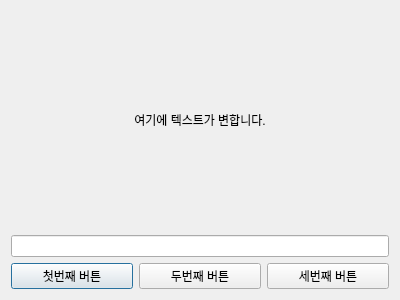
<?xml version="1.0" encoding="UTF-8"?>
<ui version="4.0">
 <class>Dialog</class>
 <widget class="QDialog" name="Dialog">
  <property name="geometry">
   <rect>
    <x>0</x>
    <y>0</y>
    <width>400</width>
    <height>300</height>
   </rect>
  </property>
  <property name="windowTitle">
   <string>Dialog</string>
  </property>
  <layout class="QVBoxLayout" name="verticalLayout">
   <item>
    <widget class="QLabel" name="label_one">
     <property name="minimumSize">
      <size>
       <width>0</width>
       <height>200</height>
      </size>
     </property>
     <property name="text">
      <string>여기에 텍스트가 변합니다.</string>
     </property>
     <property name="alignment">
      <set>Qt::AlignCenter</set>
     </property>
    </widget>
   </item>
   <item>
    <widget class="QLineEdit" name="lineEdit"/>
   </item>
   <item>
    <layout class="QHBoxLayout" name="horizontalLayout">
     <item>
      <widget class="QPushButton" name="pushButton">
       <property name="text">
        <string>첫번째 버튼</string>
       </property>
      </widget>
     </item>
     <item>
      <widget class="QPushButton" name="pushButton_3">
       <property name="text">
        <string>두번째 버튼</string>
       </property>
      </widget>
     </item>
     <item>
      <widget class="QPushButton" name="pushButton_2">
       <property name="text">
        <string>세번째 버튼</string>
       </property>
      </widget>
     </item>
    </layout>
   </item>
  </layout>
 </widget>
 <resources/>
 <connections>
  <connection>
   <sender>lineEdit</sender>
   <signal>textChanged(QString)</signal>
   <receiver>label_one</receiver>
   <slot>setText(QString)</slot>
   <hints>
    <hint type="sourcelabel">
     <x>138</x>
     <y>222</y>
    </hint>
    <hint type="destinationlabel">
     <x>147</x>
     <y>161</y>
    </hint>
   </hints>
  </connection>
  <connection>
   <sender>pushButton</sender>
   <signal>clicked()</signal>
   <receiver>Dialog</receiver>
   <slot>slot_1st()</slot>
   <hints>
    <hint type="sourcelabel">
     <x>70</x>
     <y>266</y>
    </hint>
    <hint type="destinationlabel">
     <x>71</x>
     <y>284</y>
    </hint>
   </hints>
  </connection>
  <connection>
   <sender>pushButton_3</sender>
   <signal>clicked()</signal>
   <receiver>Dialog</receiver>
   <slot>slot_2nd()</slot>
   <hints>
    <hint type="sourcelabel">
     <x>199</x>
     <y>264</y>
    </hint>
    <hint type="destinationlabel">
     <x>199</x>
     <y>294</y>
    </hint>
   </hints>
  </connection>
  <connection>
   <sender>pushButton_2</sender>
   <signal>clicked()</signal>
   <receiver>Dialog</receiver>
   <slot>slot_3rd()</slot>
   <hints>
    <hint type="sourcelabel">
     <x>329</x>
     <y>264</y>
    </hint>
    <hint type="destinationlabel">
     <x>330</x>
     <y>295</y>
    </hint>
   </hints>
  </connection>
 </connections>
 <slots>
  <slot>slot_1st()</slot>
  <slot>slot_2nd()</slot>
  <slot>slot_3rd()</slot>
 </slots>
</ui>
